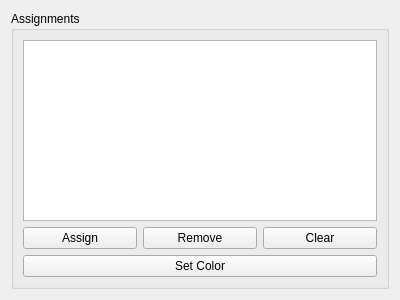
<?xml version="1.0" encoding="UTF-8"?>
<ui version="4.0">
 <class>AssignmentsWidget</class>
 <widget class="QWidget" name="AssignmentsWidget">
  <property name="geometry">
   <rect>
    <x>0</x>
    <y>0</y>
    <width>400</width>
    <height>300</height>
   </rect>
  </property>
  <layout class="QVBoxLayout" name="assignmentRootLayout">
   <item>
    <widget class="QGroupBox" name="assignmentGroupBox">
     <property name="title">
      <string>Assignments</string>
     </property>
     <layout class="QVBoxLayout" name="assignmentLayout">
      <item>
       <widget class="QListWidget" name="assignmentList"/>
      </item>
      <item>
       <layout class="QHBoxLayout" name="buttonLayout">
        <item>
         <widget class="QPushButton" name="assignButton">
          <property name="text">
           <string>Assign</string>
          </property>
         </widget>
        </item>
        <item>
         <widget class="QPushButton" name="removeButton">
          <property name="text">
           <string>Remove</string>
          </property>
         </widget>
        </item>
        <item>
         <widget class="QPushButton" name="clearButton">
          <property name="text">
           <string>Clear</string>
          </property>
         </widget>
        </item>
       </layout>
      </item>
      <item>
       <widget class="QPushButton" name="colorButton">
        <property name="text">
         <string>Set Color</string>
        </property>
       </widget>
      </item>
     </layout>
    </widget>
   </item>
  </layout>
 </widget>
 <resources/>
 <connections/>
</ui>
